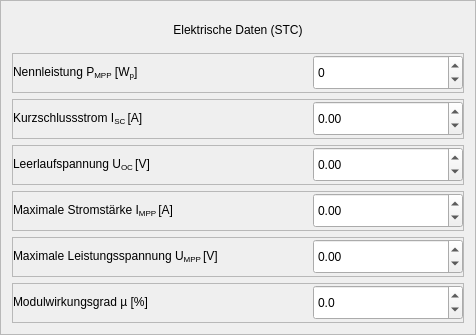
                  <widget class="QFrame" name="module_electrical">
                   <property name="maximumSize">
                    <size>
                     <width>16777203</width>
                     <height>16777215</height>
                    </size>
                   </property>
                   <property name="focusPolicy">
                    <enum>Qt::StrongFocus</enum>
                   </property>
                   <property name="frameShape">
                    <enum>QFrame::StyledPanel</enum>
                   </property>
                   <property name="frameShadow">
                    <enum>QFrame::Raised</enum>
                   </property>
                   <layout class="QVBoxLayout" name="verticalLayout_10">
                    <item>
                     <widget class="QLabel" name="module_electric_header">
                      <property name="sizePolicy">
                       <sizepolicy hsizetype="Expanding" vsizetype="Expanding">
                        <horstretch>0</horstretch>
                        <verstretch>0</verstretch>
                       </sizepolicy>
                      </property>
                      <property name="minimumSize">
                       <size>
                        <width>0</width>
                        <height>35</height>
                       </size>
                      </property>
                      <property name="maximumSize">
                       <size>
                        <width>16777215</width>
                        <height>35</height>
                       </size>
                      </property>
                      <property name="text">
                       <string>Elektrische Daten (STC)</string>
                      </property>
                      <property name="alignment">
                       <set>Qt::AlignCenter</set>
                      </property>
                     </widget>
                    </item>
                    <item>
                     <widget class="QFrame" name="frame_24">
                      <property name="sizePolicy">
                       <sizepolicy hsizetype="Expanding" vsizetype="Expanding">
                        <horstretch>0</horstretch>
                        <verstretch>0</verstretch>
                       </sizepolicy>
                      </property>
                      <property name="minimumSize">
                       <size>
                        <width>0</width>
                        <height>40</height>
                       </size>
                      </property>
                      <property name="maximumSize">
                       <size>
                        <width>16777215</width>
                        <height>40</height>
                       </size>
                      </property>
                      <property name="frameShape">
                       <enum>QFrame::StyledPanel</enum>
                      </property>
                      <property name="frameShadow">
                       <enum>QFrame::Raised</enum>
                      </property>
                      <layout class="QHBoxLayout" name="horizontalLayout_20">
                       <property name="spacing">
                        <number>0</number>
                       </property>
                       <property name="leftMargin">
                        <number>0</number>
                       </property>
                       <property name="topMargin">
                        <number>0</number>
                       </property>
                       <property name="rightMargin">
                        <number>0</number>
                       </property>
                       <property name="bottomMargin">
                        <number>0</number>
                       </property>
                       <item alignment="Qt::AlignRight">
                        <widget class="QLabel" name="P_MPP_lbl">
                         <property name="sizePolicy">
                          <sizepolicy hsizetype="Expanding" vsizetype="Expanding">
                           <horstretch>0</horstretch>
                           <verstretch>0</verstretch>
                          </sizepolicy>
                         </property>
                         <property name="minimumSize">
                          <size>
                           <width>300</width>
                           <height>35</height>
                          </size>
                         </property>
                         <property name="maximumSize">
                          <size>
                           <width>300</width>
                           <height>35</height>
                          </size>
                         </property>
                         <property name="text">
                          <string>&lt;html&gt;&lt;head/&gt;&lt;body&gt;&lt;p&gt;Nennleistung P&lt;span style=&quot; vertical-align:sub;&quot;&gt;MPP&lt;/span&gt; [W&lt;span style=&quot; vertical-align:sub;&quot;&gt;p&lt;/span&gt;]&lt;/p&gt;&lt;/body&gt;&lt;/html&gt;</string>
                         </property>
                        </widget>
                       </item>
                       <item>
                        <widget class="QDoubleSpinBox" name="P_MPP_sbox">
                         <property name="sizePolicy">
                          <sizepolicy hsizetype="Expanding" vsizetype="Expanding">
                           <horstretch>0</horstretch>
                           <verstretch>0</verstretch>
                          </sizepolicy>
                         </property>
                         <property name="minimumSize">
                          <size>
                           <width>150</width>
                           <height>35</height>
                          </size>
                         </property>
                         <property name="maximumSize">
                          <size>
                           <width>150</width>
                           <height>35</height>
                          </size>
                         </property>
                         <property name="decimals">
                          <number>0</number>
                         </property>
                         <property name="minimum">
                          <double>-1000.000000000000000</double>
                         </property>
                         <property name="maximum">
                          <double>1000.000000000000000</double>
                         </property>
                        </widget>
                       </item>
                      </layout>
                     </widget>
                    </item>
                    <item>
                     <widget class="QFrame" name="frame_30">
                      <property name="sizePolicy">
                       <sizepolicy hsizetype="Expanding" vsizetype="Expanding">
                        <horstretch>0</horstretch>
                        <verstretch>0</verstretch>
                       </sizepolicy>
                      </property>
                      <property name="minimumSize">
                       <size>
                        <width>0</width>
                        <height>40</height>
                       </size>
                      </property>
                      <property name="maximumSize">
                       <size>
                        <width>16777215</width>
                        <height>40</height>
                       </size>
                      </property>
                      <property name="frameShape">
                       <enum>QFrame::StyledPanel</enum>
                      </property>
                      <property name="frameShadow">
                       <enum>QFrame::Raised</enum>
                      </property>
                      <layout class="QHBoxLayout" name="horizontalLayout_26">
                       <property name="spacing">
                        <number>0</number>
                       </property>
                       <property name="leftMargin">
                        <number>0</number>
                       </property>
                       <property name="topMargin">
                        <number>0</number>
                       </property>
                       <property name="rightMargin">
                        <number>0</number>
                       </property>
                       <property name="bottomMargin">
                        <number>0</number>
                       </property>
                       <item alignment="Qt::AlignRight">
                        <widget class="QLabel" name="I_SC_lbl">
                         <property name="sizePolicy">
                          <sizepolicy hsizetype="Expanding" vsizetype="Expanding">
                           <horstretch>0</horstretch>
                           <verstretch>0</verstretch>
                          </sizepolicy>
                         </property>
                         <property name="minimumSize">
                          <size>
                           <width>300</width>
                           <height>35</height>
                          </size>
                         </property>
                         <property name="maximumSize">
                          <size>
                           <width>300</width>
                           <height>35</height>
                          </size>
                         </property>
                         <property name="text">
                          <string>&lt;html&gt;&lt;head/&gt;&lt;body&gt;&lt;p&gt;Kurzschlussstrom I&lt;span style=&quot; vertical-align:sub;&quot;&gt;SC &lt;/span&gt;[A]&lt;/p&gt;&lt;/body&gt;&lt;/html&gt;</string>
                         </property>
                        </widget>
                       </item>
                       <item>
                        <widget class="QDoubleSpinBox" name="I_SC_sbox">
                         <property name="sizePolicy">
                          <sizepolicy hsizetype="Expanding" vsizetype="Expanding">
                           <horstretch>0</horstretch>
                           <verstretch>0</verstretch>
                          </sizepolicy>
                         </property>
                         <property name="minimumSize">
                          <size>
                           <width>150</width>
                           <height>35</height>
                          </size>
                         </property>
                         <property name="maximumSize">
                          <size>
                           <width>150</width>
                           <height>35</height>
                          </size>
                         </property>
                         <property name="decimals">
                          <number>2</number>
                         </property>
                         <property name="minimum">
                          <double>-1000.000000000000000</double>
                         </property>
                         <property name="maximum">
                          <double>1000.000000000000000</double>
                         </property>
                        </widget>
                       </item>
                      </layout>
                     </widget>
                    </item>
                    <item>
                     <widget class="QFrame" name="frame_27">
                      <property name="sizePolicy">
                       <sizepolicy hsizetype="Expanding" vsizetype="Expanding">
                        <horstretch>0</horstretch>
                        <verstretch>0</verstretch>
                       </sizepolicy>
                      </property>
                      <property name="minimumSize">
                       <size>
                        <width>0</width>
                        <height>40</height>
                       </size>
                      </property>
                      <property name="maximumSize">
                       <size>
                        <width>16777215</width>
                        <height>40</height>
                       </size>
                      </property>
                      <property name="frameShape">
                       <enum>QFrame::StyledPanel</enum>
                      </property>
                      <property name="frameShadow">
                       <enum>QFrame::Raised</enum>
                      </property>
                      <layout class="QHBoxLayout" name="horizontalLayout_23">
                       <property name="spacing">
                        <number>0</number>
                       </property>
                       <property name="leftMargin">
                        <number>0</number>
                       </property>
                       <property name="topMargin">
                        <number>0</number>
                       </property>
                       <property name="rightMargin">
                        <number>0</number>
                       </property>
                       <property name="bottomMargin">
                        <number>0</number>
                       </property>
                       <item alignment="Qt::AlignRight">
                        <widget class="QLabel" name="U_OC_lbl">
                         <property name="sizePolicy">
                          <sizepolicy hsizetype="Expanding" vsizetype="Expanding">
                           <horstretch>0</horstretch>
                           <verstretch>0</verstretch>
                          </sizepolicy>
                         </property>
                         <property name="minimumSize">
                          <size>
                           <width>300</width>
                           <height>35</height>
                          </size>
                         </property>
                         <property name="maximumSize">
                          <size>
                           <width>300</width>
                           <height>35</height>
                          </size>
                         </property>
                         <property name="text">
                          <string>&lt;html&gt;&lt;head/&gt;&lt;body&gt;&lt;p&gt;Leerlaufspannung U&lt;span style=&quot; vertical-align:sub;&quot;&gt;OC &lt;/span&gt;[V]&lt;/p&gt;&lt;/body&gt;&lt;/html&gt;</string>
                         </property>
                        </widget>
                       </item>
                       <item>
                        <widget class="QDoubleSpinBox" name="U_OC_sbox">
                         <property name="sizePolicy">
                          <sizepolicy hsizetype="Expanding" vsizetype="Expanding">
                           <horstretch>0</horstretch>
                           <verstretch>0</verstretch>
                          </sizepolicy>
                         </property>
                         <property name="minimumSize">
                          <size>
                           <width>150</width>
                           <height>35</height>
                          </size>
                         </property>
                         <property name="maximumSize">
                          <size>
                           <width>150</width>
                           <height>35</height>
                          </size>
                         </property>
                         <property name="decimals">
                          <number>2</number>
                         </property>
                         <property name="minimum">
                          <double>-1000.000000000000000</double>
                         </property>
                         <property name="maximum">
                          <double>1000.000000000000000</double>
                         </property>
                        </widget>
                       </item>
                      </layout>
                     </widget>
                    </item>
                    <item>
                     <widget class="QFrame" name="frame_31">
                      <property name="sizePolicy">
                       <sizepolicy hsizetype="Expanding" vsizetype="Expanding">
                        <horstretch>0</horstretch>
                        <verstretch>0</verstretch>
                       </sizepolicy>
                      </property>
                      <property name="minimumSize">
                       <size>
                        <width>0</width>
                        <height>40</height>
                       </size>
                      </property>
                      <property name="maximumSize">
                       <size>
                        <width>16777215</width>
                        <height>40</height>
                       </size>
                      </property>
                      <property name="frameShape">
                       <enum>QFrame::StyledPanel</enum>
                      </property>
                      <property name="frameShadow">
                       <enum>QFrame::Raised</enum>
                      </property>
                      <layout class="QHBoxLayout" name="horizontalLayout_27">
                       <property name="spacing">
                        <number>0</number>
                       </property>
                       <property name="leftMargin">
                        <number>0</number>
                       </property>
                       <property name="topMargin">
                        <number>0</number>
                       </property>
                       <property name="rightMargin">
                        <number>0</number>
                       </property>
                       <property name="bottomMargin">
                        <number>0</number>
                       </property>
                       <item alignment="Qt::AlignRight">
                        <widget class="QLabel" name="I_MPP_lbl">
                         <property name="sizePolicy">
                          <sizepolicy hsizetype="Expanding" vsizetype="Expanding">
                           <horstretch>0</horstretch>
                           <verstretch>0</verstretch>
                          </sizepolicy>
                         </property>
                         <property name="minimumSize">
                          <size>
                           <width>300</width>
                           <height>35</height>
                          </size>
                         </property>
                         <property name="maximumSize">
                          <size>
                           <width>300</width>
                           <height>35</height>
                          </size>
                         </property>
                         <property name="text">
                          <string>&lt;html&gt;&lt;head/&gt;&lt;body&gt;&lt;p&gt;Maximale Stromstärke I&lt;span style=&quot; vertical-align:sub;&quot;&gt;MPP &lt;/span&gt;[A]&lt;/p&gt;&lt;/body&gt;&lt;/html&gt;</string>
                         </property>
                        </widget>
                       </item>
                       <item>
                        <widget class="QDoubleSpinBox" name="I_MPP_sbox">
                         <property name="sizePolicy">
                          <sizepolicy hsizetype="Expanding" vsizetype="Expanding">
                           <horstretch>0</horstretch>
                           <verstretch>0</verstretch>
                          </sizepolicy>
                         </property>
                         <property name="minimumSize">
                          <size>
                           <width>150</width>
                           <height>35</height>
                          </size>
                         </property>
                         <property name="maximumSize">
                          <size>
                           <width>150</width>
                           <height>35</height>
                          </size>
                         </property>
                         <property name="decimals">
                          <number>2</number>
                         </property>
                         <property name="minimum">
                          <double>-1000.000000000000000</double>
                         </property>
                         <property name="maximum">
                          <double>1000.000000000000000</double>
                         </property>
                        </widget>
                       </item>
                      </layout>
                     </widget>
                    </item>
                    <item>
                     <widget class="QFrame" name="frame_26">
                      <property name="sizePolicy">
                       <sizepolicy hsizetype="Expanding" vsizetype="Expanding">
                        <horstretch>0</horstretch>
                        <verstretch>0</verstretch>
                       </sizepolicy>
                      </property>
                      <property name="minimumSize">
                       <size>
                        <width>0</width>
                        <height>40</height>
                       </size>
                      </property>
                      <property name="maximumSize">
                       <size>
                        <width>16777215</width>
                        <height>40</height>
                       </size>
                      </property>
                      <property name="frameShape">
                       <enum>QFrame::StyledPanel</enum>
                      </property>
                      <property name="frameShadow">
                       <enum>QFrame::Raised</enum>
                      </property>
                      <layout class="QHBoxLayout" name="horizontalLayout_22">
                       <property name="spacing">
                        <number>0</number>
                       </property>
                       <property name="leftMargin">
                        <number>0</number>
                       </property>
                       <property name="topMargin">
                        <number>0</number>
                       </property>
                       <property name="rightMargin">
                        <number>0</number>
                       </property>
                       <property name="bottomMargin">
                        <number>0</number>
                       </property>
                       <item alignment="Qt::AlignRight">
                        <widget class="QLabel" name="U_MPP_lbl">
                         <property name="sizePolicy">
                          <sizepolicy hsizetype="Expanding" vsizetype="Expanding">
                           <horstretch>0</horstretch>
                           <verstretch>0</verstretch>
                          </sizepolicy>
                         </property>
                         <property name="minimumSize">
                          <size>
                           <width>300</width>
                           <height>35</height>
                          </size>
                         </property>
                         <property name="maximumSize">
                          <size>
                           <width>300</width>
                           <height>35</height>
                          </size>
                         </property>
                         <property name="text">
                          <string>&lt;html&gt;&lt;head/&gt;&lt;body&gt;&lt;p&gt;Maximale Leistungsspannung U&lt;span style=&quot; vertical-align:sub;&quot;&gt;MPP &lt;/span&gt;[V]&lt;/p&gt;&lt;/body&gt;&lt;/html&gt;</string>
                         </property>
                        </widget>
                       </item>
                       <item>
                        <widget class="QDoubleSpinBox" name="U_MPP_sbox">
                         <property name="sizePolicy">
                          <sizepolicy hsizetype="Expanding" vsizetype="Expanding">
                           <horstretch>0</horstretch>
                           <verstretch>0</verstretch>
                          </sizepolicy>
                         </property>
                         <property name="minimumSize">
                          <size>
                           <width>150</width>
                           <height>35</height>
                          </size>
                         </property>
                         <property name="maximumSize">
                          <size>
                           <width>150</width>
                           <height>35</height>
                          </size>
                         </property>
                         <property name="decimals">
                          <number>2</number>
                         </property>
                         <property name="minimum">
                          <double>-1000.000000000000000</double>
                         </property>
                         <property name="maximum">
                          <double>1000.000000000000000</double>
                         </property>
                        </widget>
                       </item>
                      </layout>
                     </widget>
                    </item>
                    <item>
                     <widget class="QFrame" name="frame_28">
                      <property name="sizePolicy">
                       <sizepolicy hsizetype="Expanding" vsizetype="Expanding">
                        <horstretch>0</horstretch>
                        <verstretch>0</verstretch>
                       </sizepolicy>
                      </property>
                      <property name="minimumSize">
                       <size>
                        <width>0</width>
                        <height>40</height>
                       </size>
                      </property>
                      <property name="maximumSize">
                       <size>
                        <width>16777215</width>
                        <height>40</height>
                       </size>
                      </property>
                      <property name="frameShape">
                       <enum>QFrame::StyledPanel</enum>
                      </property>
                      <property name="frameShadow">
                       <enum>QFrame::Raised</enum>
                      </property>
                      <layout class="QHBoxLayout" name="horizontalLayout_24">
                       <property name="spacing">
                        <number>0</number>
                       </property>
                       <property name="leftMargin">
                        <number>0</number>
                       </property>
                       <property name="topMargin">
                        <number>0</number>
                       </property>
                       <property name="rightMargin">
                        <number>0</number>
                       </property>
                       <property name="bottomMargin">
                        <number>0</number>
                       </property>
                       <item alignment="Qt::AlignRight">
                        <widget class="QLabel" name="mue_lbl">
                         <property name="sizePolicy">
                          <sizepolicy hsizetype="Expanding" vsizetype="Expanding">
                           <horstretch>0</horstretch>
                           <verstretch>0</verstretch>
                          </sizepolicy>
                         </property>
                         <property name="minimumSize">
                          <size>
                           <width>300</width>
                           <height>35</height>
                          </size>
                         </property>
                         <property name="maximumSize">
                          <size>
                           <width>300</width>
                           <height>35</height>
                          </size>
                         </property>
                         <property name="text">
                          <string>&lt;html&gt;&lt;head/&gt;&lt;body&gt;&lt;p&gt;Modulwirkungsgrad µ [%]&lt;/p&gt;&lt;/body&gt;&lt;/html&gt;</string>
                         </property>
                        </widget>
                       </item>
                       <item>
                        <widget class="QDoubleSpinBox" name="mue_sbox">
                         <property name="sizePolicy">
                          <sizepolicy hsizetype="Expanding" vsizetype="Expanding">
                           <horstretch>0</horstretch>
                           <verstretch>0</verstretch>
                          </sizepolicy>
                         </property>
                         <property name="minimumSize">
                          <size>
                           <width>150</width>
                           <height>35</height>
                          </size>
                         </property>
                         <property name="maximumSize">
                          <size>
                           <width>150</width>
                           <height>35</height>
                          </size>
                         </property>
                         <property name="decimals">
                          <number>1</number>
                         </property>
                         <property name="minimum">
                          <double>-1000.000000000000000</double>
                         </property>
                         <property name="maximum">
                          <double>1000.000000000000000</double>
                         </property>
                         <property name="singleStep">
                          <double>0.100000000000000</double>
                         </property>
                        </widget>
                       </item>
                      </layout>
                     </widget>
                    </item>
                   </layout>
                  </widget>
